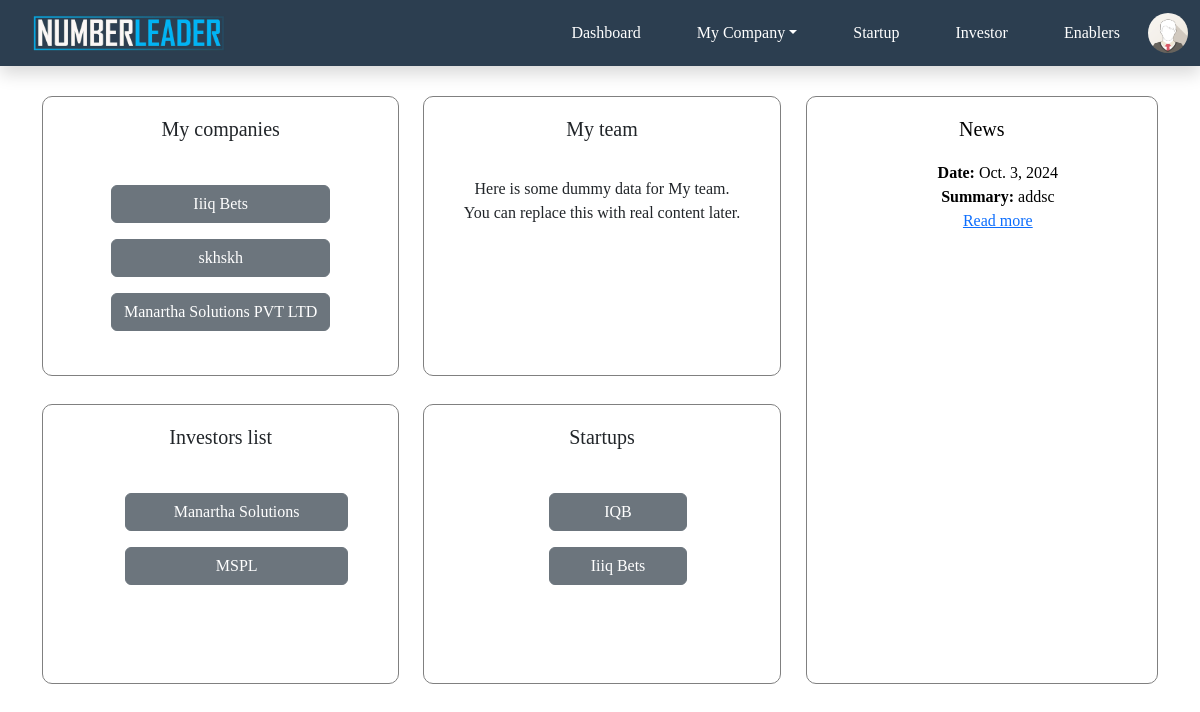
The app's page /admin_dashboard (signed in) with its own data.
### app1/models.py (models this page shows, shortened)
class Company(models.Model):
    user_id = models.ForeignKey(User, on_delete=models.CASCADE,related_name='companies')
    company_id = models.CharField(max_length=10, primary_key=True, editable=False)
    name = models.CharField(max_length=100, null=True)
    date_of_incorporation = models.CharField(max_length=5, null=True)
    email = models.EmailField(null=True)
    phone=models.IntegerField(null=True)
    website_url = models.CharField(max_length=100,null=True)
    linkedin_url = models.CharField(max_length=100,null=True)
    business_type = models.CharField(max_length=255, null=True)
    sector = models.CharField(max_length=255, null=True)
    company_type = models.CharField(max_length=10, null=True)
    location = models.CharField(max_length=20, null=True)
    no_of_employees=models.IntegerField(null=True)
    products=models.CharField(max_length=255, null=True)
    competitor=models.CharField(max_length=255, null=True)
    vision=models.CharField(max_length=255, null=True)
    customers=models.IntegerField(null=True)
    current_revenue=models.DecimalField(decimal_places=2, max_digits=25, null=True)
    current_pl=models.DecimalField(decimal_places=2, max_digits=25, null=True)
    previous_revenue=models.DecimalField(decimal_places=2, max_digits=25, null=True)
    previous_pl=models.DecimalField(decimal_places=2, max_digits=25, null=True)
    a_yearbefore_revenue=models.DecimalField(decimal_places=2, max_digits=25, null=True)
    a_yearbefore_pl=models.DecimalField(decimal_places=2, max_digits=25, null=True)
    additional=models.TextField(null=True)
    subscription_type = models.CharField(max_length=10, null=True)

class Company_news(models.Model):
    company_id = models.ForeignKey(Company,on_delete=models.CASCADE)
    sub_date = models.DateField(default=None, null=True)
    line_no = models.IntegerField(default=None, null=True)
    summary = models.TextField()
    link = models.CharField(max_length=50, default=None, null=True)

### app1/views.py (the view)
# urls.py: path('admin_dashboard',adminDashboard,name='admin_dashboard'),
def adminDashboard(request):
    startup = Company.objects.filter(company_type='startup').order_by('?')[:3]
    investor = Company.objects.filter(company_type='investor').order_by('?')[:3]
    enablers = Company.objects.filter(company_type='enablers').order_by('?')[:3]
    news = Company_news.objects.all().order_by('?')[:5]
    context = {
        'startup':startup,
        'enablers': enablers,
        'investor':investor,
        'news':news
    }
    return render(request,'admin/dashboard.html', context)

### app1/context_processors.py (called while the page is built)
def custom_user(request):
    user_id = request.session.get('current_user_id')
    if user_id:
        try:
            user = User.objects.get(user_id=user_id)
            return {'current_user': user}
        except User.DoesNotExist:
            pass
    return {'current_user': None}

def custom_subuser(request):
    subuser_id = request.session.get('current_subuser_id')
    if subuser_id:
        try:
            subuser = Team.objects.get(subuser_id=subuser_id)
            return {'current_subuser': subuser}
        except Team.DoesNotExist:
            pass
    return {'current_subuser': None}

### templates/admin/dashboard.html (shortened to what this page needs)
{% extends '../base.html' %}
{% load static %}
{% block content %}
<link href="https://cdn.jsdelivr.net/npm/bootstrap@5.3.1/dist/css/bootstrap.min.css" rel="stylesheet">
<div class="container">
  <div class="row g-3">
    <div class="col-md-8">
      <div class="row g-4 d-flex align-items-stretch">
        <div class="col-md-6">
          <div class="card">
            <h5>My companies</h5>
            <div class="card-body">
              <ul class="list-unstyled">
                {% if current_user_companies %}
                {% for company in current_user_companies %}
                <li class="d-flex justify-content-center">
                  <button type="button" class="btn btn-secondary text-center w-100 mt-2 mb-2">
                    {{ company.name }}
                  </button>
                </li>
                {% endfor %}
                {% endif %}
              </ul>
            </div>
          </div>
        </div>
        <div class="col-md-6">
          <div class="card">
            <h5>My team</h5>
            <div class="card-body">
              <p>Here is some dummy data for My team. You can replace this with real content later.</p>
            </div>
          </div>
        </div>
      </div>
      <div class="row g-4 mt-1 d-flex align-items-stretch">
        <div class="col-md-6">
          <div class="card">
            <h5>Investors list</h5>
            <div class="card-body">
              <ul>
                {% for inv in investor %}
                <button type="button" class="btn btn-secondary text-center w-100 mt-2 mb-2">
                    <li>{{ inv.name }}</li>
                </button>
                {% empty %}
                    <p>No investors available.</p>
                {% endfor %}
            </ul>
            </div>
          </div>
        </div>
        <div class="col-md-6">
          <div class="card">
            <h5>Startups</h5>
            <div class="card-body">
              <ul>
                {% for inv in startup %}
                <button type="button" class="btn btn-secondary text-center w-100 mt-2 mb-2">
                    <li>{{ inv.name }}</li>
                </button>
                {% empty %}
                    <p>No Startup available.</p>
                {% endfor %}
            </ul>
            </div>
          </div>
        </div>
      </div>
    </div>
    <div class="col-md-4">
      <div class="large-card">
        <h5>News</h5>
        <div class="card-body">
          <ul>
            {% for news_item in news %}
                <li>
                    <strong>Date:</strong> {{ news_item.sub_date }}<br>
                    <strong>Summary:</strong> {{ news_item.summary }}<br>
                    <a href="{{ news_item.link }}" target="_blank">Read more</a>
                </li>
            {% empty %}
                <li>No news available.</li>
            {% endfor %}
        </ul>
        </div>
      </div>
    </div>
  </div>
</div>
{% endblock content %}

### static/css/styles.css (style rules this page uses)
a { text-decoration:none; }
ul { list-style-type:none; }
body { font-family: 'Times New Roman','Arial', sans-serif; background-color: var(--bg-color); }
:root { --primary-color: #4a90e2; --secondary-color: #2c3e50; --accent-color: #00eb0c; --text-color: #333; --bg-color: #f4f4f4; }
body { font-family: "Times New Roman", sans-serif; }

### templates/admin/dashboard.html (style rules this page uses)
.card, .large-card { display: flex; flex-direction: column; justify-content: flex-start; align-items: center; height: 100%; background-color: white; border: none; transition: box-shadow 0.3s ease; padding: 20px; font-size: 1.5rem; border: 0.5px solid grey; border-radius: 10px; }
.card { height: 280px; }
.large-card { background-color: white; color: black; height: 588px; margin-left: 9px; }
.card h5, .large-card h5 { text-align: center; margin-bottom: 20px; }
.card-body { font-size: 1rem; text-align: center; }
.container { padding-top: 30px; font-size: 14px; font-family: 'Arial MT Rounded'; }
.row > .col-md-6, .col-md-4 { display: flex; }
.card, .large-card { flex: 1; }

### records on screen
Company: name "Iiiq Bets"
Company: name "skhskh"
Company: name "Manartha Solutions PVT LTD"
Company: name "Manartha Solutions"
Company: name "MSPL"
Company: name "IQB"
Company_news: sub_date "Oct. 3, 2024", summary "addsc"
